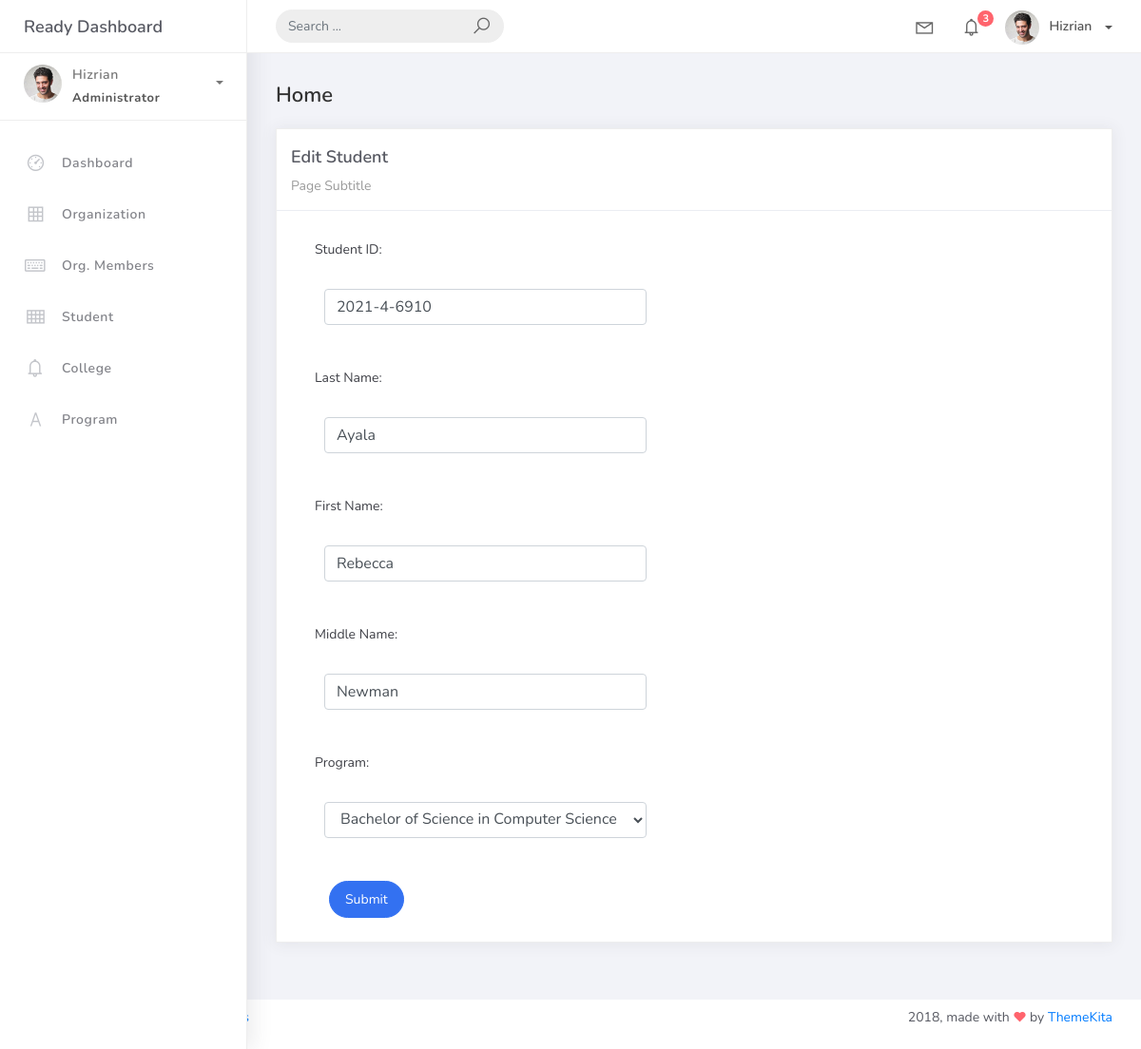
The app's page /student_list/8, older data.
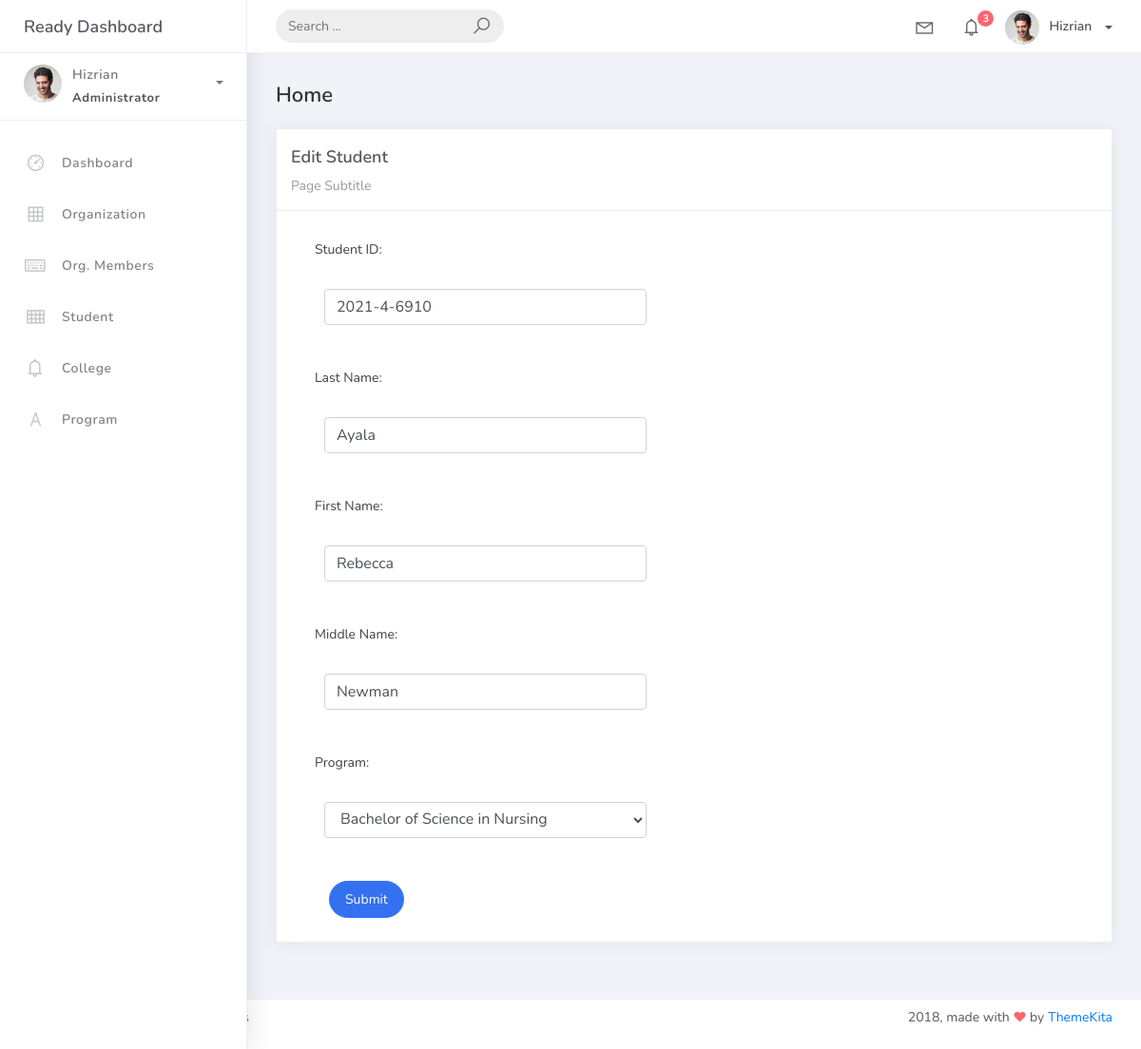
The same page, newer data.
### studentorg/models.py (models this page shows, shortened)
class BaseModel(models.Model):
    created_at = models.DateTimeField(auto_now_add=True, db_index=True)
    updated_at = models.DateTimeField(auto_now=True)
    class Meta:
        abstract = True

class Student(BaseModel):
    student_id = models.CharField("Student ID", max_length=15)
    lastname = models.CharField("Last Name", max_length=25)
    firstname = models.CharField("First Name", max_length=25)
    middlename = models.CharField("Middle Name", max_length=25, blank=True, null=True)
    program = models.ForeignKey(Program, on_delete=models.CASCADE)

### studentorg/views.py (the view)
# urls.py: path('student_list/<pk>', StudentUpdateView.as_view(), name='student-update'),
class StudentUpdateView(UpdateView):
    model = Student
    form_class = StudentForm
    template_name = 'student_edit.html'
    success_url = reverse_lazy('student-list')

### studentorg/forms.py
class StudentForm(ModelForm):
    class Meta:
        model = Student
        fields = "__all__"

### studentorg/models.py (called while the page is built)
    def __str__(self):
        return self.prog_name

### templates/student_edit.html (shortened to what this page needs)
{% extends 'base.html' %}
{% load static %}
{% block content %}
<div class="content">
   <div class="container-fluid">
     <h4 class="page-title">Home</h4>
     <div class="row">
       <div class="col-md-12">
         <div class="card">
           <div class="card-header">
             <div class="card-title">Edit Student</div>
             <div class="card-category">Page Subtitle</div>
           </div>
           <div class="col-md-6">
           <div class="card-body">
             <form class="" action="" method="post" novalidate>
               {% include 'includes/form.html' %}
                 <div class="form-group">
                   <div class="col-md-12 col-sm-3">
                     <button type="submit" class="btn btn-primary btn-rounded">Submit</button>
                   </div>
                 </div>
               </div>
           </div>
         </div>
         </div>
       </div>
     </div>
   </div>
</div>
{% endblock %}

### templates/includes/form.html (shortened to what this page needs)
{% load widget_tweaks %}
{% for field in form %}
<div class="field item form-group">
    <label>{{ field.label_tag }}</label>
    <div class="form-group">
        {% render_field field class="form-control" %}
    </div>
</div>
{% endfor %}

Row changes from the older to the newer data that the page shows:
changed Student "Ayala": program "Bachelor of Science in Computer Science" → "Bachelor of Science in Nursing"
